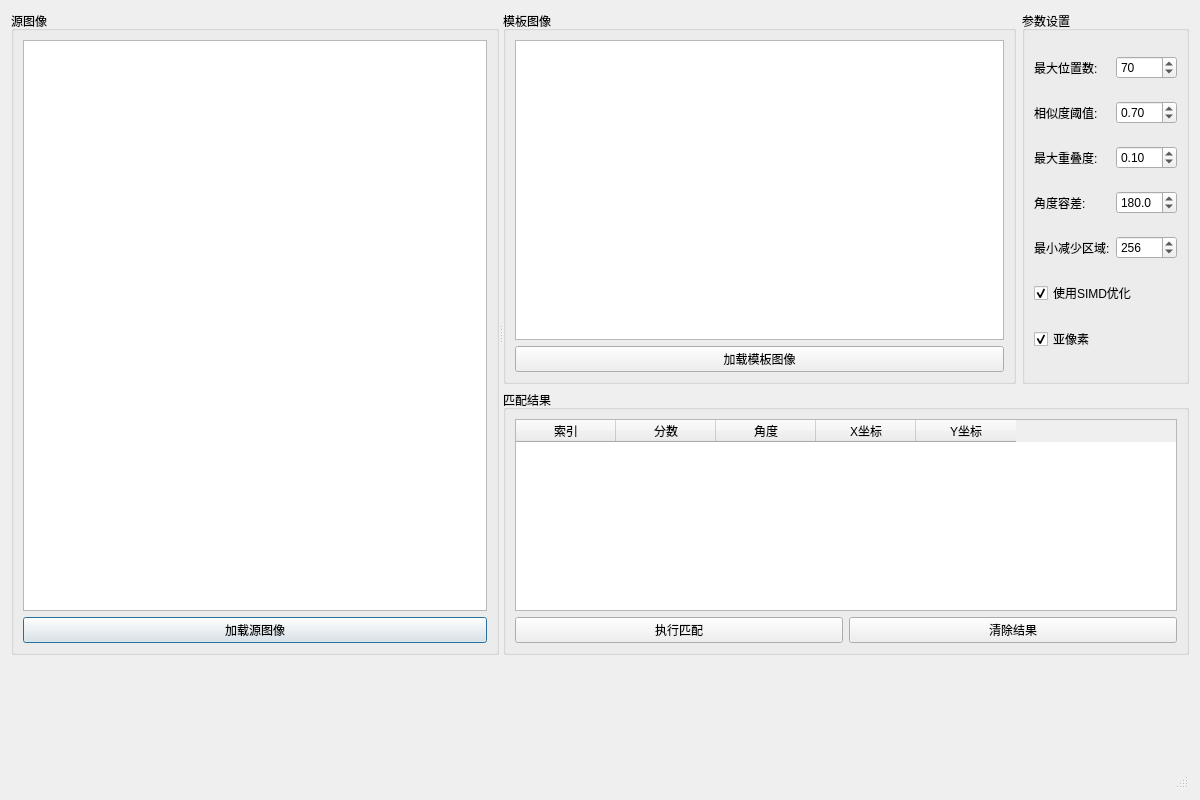
<?xml version="1.0" encoding="UTF-8"?>
<ui version="4.0">
 <class>MatchToolDialog</class>
 <widget class="QDialog" name="MatchToolDialog">
  <property name="geometry">
   <rect>
    <x>0</x>
    <y>0</y>
    <width>1200</width>
    <height>800</height>
   </rect>
  </property>
  <property name="windowTitle">
   <string>Fastest Image Pattern Matching</string>
  </property>
  <layout class="QVBoxLayout" name="verticalLayout">
   <item>
    <widget class="QSplitter" name="splitter">
     <property name="orientation">
      <enum>Qt::Horizontal</enum>
     </property>
     <widget class="QWidget" name="leftWidget" native="true">
      <layout class="QHBoxLayout" name="horizontalLayout">
       <item>
        <widget class="QGroupBox" name="groupBoxSource">
         <property name="title">
          <string>源图像</string>
         </property>
         <layout class="QVBoxLayout" name="sourceLayout">
          <item>
           <widget class="QGraphicsView" name="sourceView">
            <property name="minimumSize">
             <size>
              <width>400</width>
              <height>200</height>
             </size>
            </property>
           </widget>
          </item>
          <item>
           <widget class="QPushButton" name="loadSrcButton">
            <property name="text">
             <string>加载源图像</string>
            </property>
           </widget>
          </item>
         </layout>
        </widget>
       </item>
      </layout>
     </widget>
     <widget class="QWidget" name="rightWidget" native="true">
      <layout class="QVBoxLayout" name="rightLayout" stretch="1,1">
       <item>
        <layout class="QHBoxLayout" name="horizontalLayout_2">
         <item>
          <widget class="QGroupBox" name="groupBoxTemplate">
           <property name="title">
            <string>模板图像</string>
           </property>
           <layout class="QVBoxLayout" name="templateLayout">
            <item>
             <widget class="QGraphicsView" name="templateView">
              <property name="minimumSize">
               <size>
                <width>400</width>
                <height>300</height>
               </size>
              </property>
             </widget>
            </item>
            <item>
             <widget class="QPushButton" name="loadDstButton">
              <property name="text">
               <string>加载模板图像</string>
              </property>
             </widget>
            </item>
           </layout>
          </widget>
         </item>
         <item>
          <widget class="QGroupBox" name="groupBoxParameters">
           <property name="title">
            <string>参数设置</string>
           </property>
           <layout class="QGridLayout" name="parametersLayout">
            <item row="0" column="0">
             <widget class="QLabel" name="labelMaxPositions">
              <property name="text">
               <string>最大位置数:</string>
              </property>
             </widget>
            </item>
            <item row="0" column="1">
             <widget class="QSpinBox" name="maxPositionsSpinBox">
              <property name="minimum">
               <number>1</number>
              </property>
              <property name="maximum">
               <number>200</number>
              </property>
              <property name="value">
               <number>70</number>
              </property>
             </widget>
            </item>
            <item row="4" column="0">
             <widget class="QLabel" name="labelMinReduceArea">
              <property name="text">
               <string>最小减少区域:</string>
              </property>
             </widget>
            </item>
            <item row="2" column="0">
             <widget class="QLabel" name="labelMaxOverlap">
              <property name="text">
               <string>最大重叠度:</string>
              </property>
             </widget>
            </item>
            <item row="2" column="1">
             <widget class="QDoubleSpinBox" name="maxOverlapSpinBox">
              <property name="decimals">
               <number>2</number>
              </property>
              <property name="maximum">
               <double>1.000000000000000</double>
              </property>
              <property name="value">
               <double>0.100000000000000</double>
              </property>
             </widget>
            </item>
            <item row="1" column="0">
             <widget class="QLabel" name="labelScore">
              <property name="text">
               <string>相似度阈值:</string>
              </property>
             </widget>
            </item>
            <item row="1" column="1">
             <widget class="QDoubleSpinBox" name="scoreSpinBox">
              <property name="decimals">
               <number>2</number>
              </property>
              <property name="maximum">
               <double>1.000000000000000</double>
              </property>
              <property name="value">
               <double>0.700000000000000</double>
              </property>
             </widget>
            </item>
            <item row="3" column="0">
             <widget class="QLabel" name="labelToleranceAngle">
              <property name="text">
               <string>角度容差:</string>
              </property>
             </widget>
            </item>
            <item row="3" column="1">
             <widget class="QDoubleSpinBox" name="toleranceAngleSpinBox">
              <property name="decimals">
               <number>1</number>
              </property>
              <property name="maximum">
               <double>360.000000000000000</double>
              </property>
              <property name="value">
               <double>180.000000000000000</double>
              </property>
             </widget>
            </item>
            <item row="4" column="1">
             <widget class="QSpinBox" name="minReduceAreaSpinBox">
              <property name="minimum">
               <number>1</number>
              </property>
              <property name="maximum">
               <number>10000</number>
              </property>
              <property name="value">
               <number>256</number>
              </property>
             </widget>
            </item>
            <item row="5" column="0" colspan="2">
             <widget class="QCheckBox" name="useSIMDCheckBox">
              <property name="text">
               <string>使用SIMD优化</string>
              </property>
              <property name="checked">
               <bool>true</bool>
              </property>
             </widget>
            </item>
            <item row="6" column="0">
             <widget class="QCheckBox" name="subPixelCheckBox">
              <property name="text">
               <string>亚像素</string>
              </property>
              <property name="checked">
               <bool>true</bool>
              </property>
             </widget>
            </item>
           </layout>
          </widget>
         </item>
        </layout>
       </item>
       <item>
        <widget class="QGroupBox" name="groupBoxResults">
         <property name="title">
          <string>匹配结果</string>
         </property>
         <layout class="QVBoxLayout" name="resultsLayout">
          <item>
           <widget class="QTableWidget" name="resultsTable">
            <property name="alternatingRowColors">
             <bool>true</bool>
            </property>
            <property name="selectionBehavior">
             <enum>QAbstractItemView::SelectRows</enum>
            </property>
            <column>
             <property name="text">
              <string>索引</string>
             </property>
            </column>
            <column>
             <property name="text">
              <string>分数</string>
             </property>
            </column>
            <column>
             <property name="text">
              <string>角度</string>
             </property>
            </column>
            <column>
             <property name="text">
              <string>X坐标</string>
             </property>
            </column>
            <column>
             <property name="text">
              <string>Y坐标</string>
             </property>
            </column>
           </widget>
          </item>
          <item>
           <layout class="QHBoxLayout" name="resultsButtonLayout">
            <item>
             <widget class="QPushButton" name="executeButton">
              <property name="text">
               <string>执行匹配</string>
              </property>
             </widget>
            </item>
            <item>
             <widget class="QPushButton" name="clearButton">
              <property name="text">
               <string>清除结果</string>
              </property>
             </widget>
            </item>
           </layout>
          </item>
         </layout>
        </widget>
       </item>
      </layout>
     </widget>
    </widget>
   </item>
   <item>
    <widget class="QStatusBar" name="statusBar">
     <property name="layoutDirection">
      <enum>Qt::LeftToRight</enum>
     </property>
    </widget>
   </item>
  </layout>
 </widget>
 <resources/>
 <connections/>
</ui>
